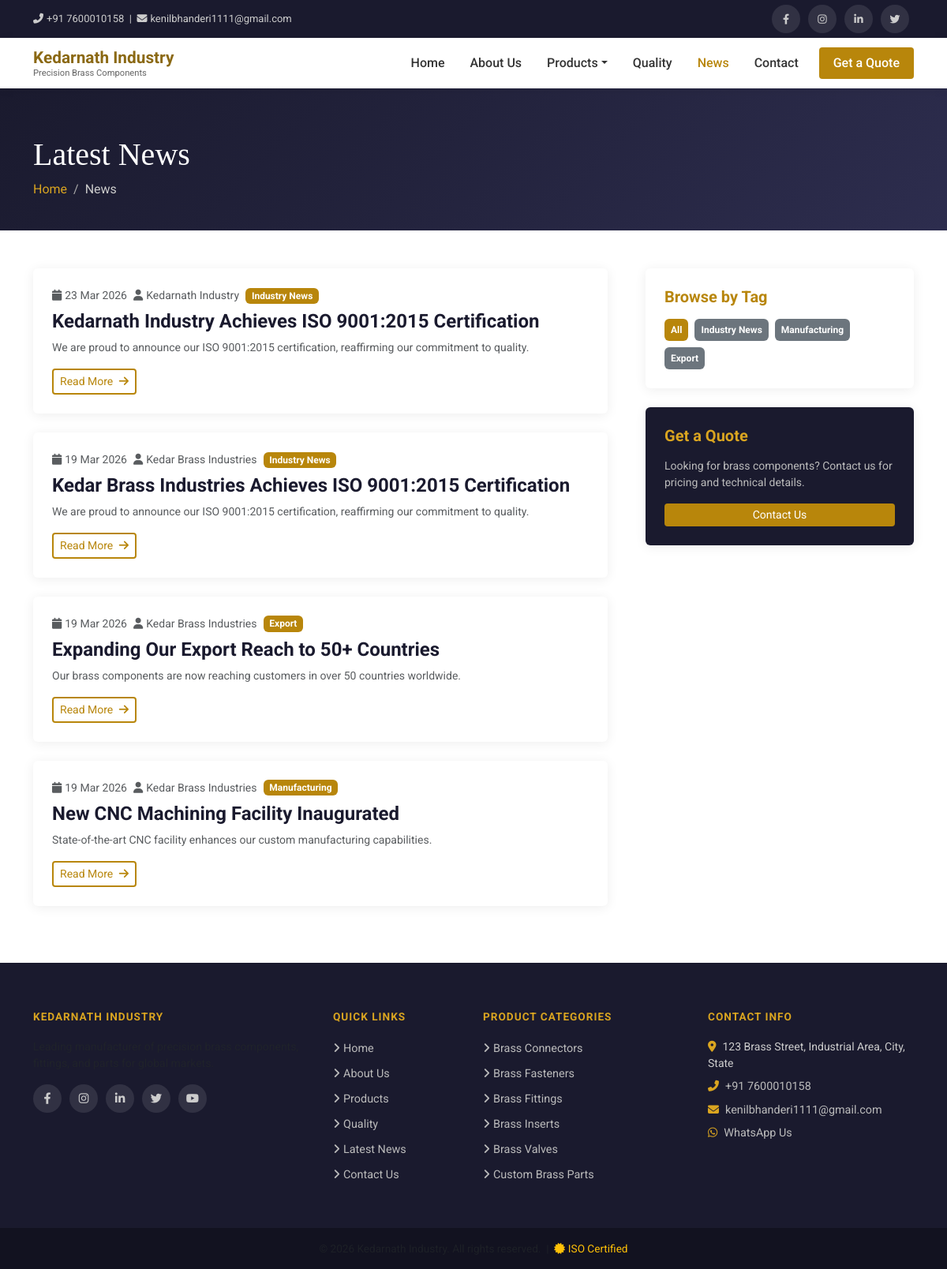
Screenshot of /blog/ with the database file from the repository.
### blog/models.py (models this page shows, shortened)
class Post(models.Model):
    title = models.CharField(max_length=300)
    slug = models.SlugField(unique=True, blank=True)
    excerpt = models.TextField(blank=True, help_text="Short summary shown in listings")
    content = models.TextField()
    featured_image = models.ImageField(upload_to='blog/', blank=True, null=True)
    tags = models.ManyToManyField(Tag, blank=True)
    author = models.CharField(max_length=100, default="Kedarnath Industry")
    is_published = models.BooleanField(default=False)
    published_at = models.DateTimeField(null=True, blank=True)
    created_at = models.DateTimeField(auto_now_add=True)
    updated_at = models.DateTimeField(auto_now=True)
    meta_description = models.TextField(blank=True)
    class Meta:
        ordering = ['-published_at']

class Tag(models.Model):
    name = models.CharField(max_length=100, unique=True)
    slug = models.SlugField(unique=True, blank=True)

### products/models.py (models this page shows, shortened)
class Category(models.Model):
    name = models.CharField(max_length=200)
    slug = models.SlugField(unique=True, blank=True)
    parent = models.ForeignKey(
        'self', null=True, blank=True,
        on_delete=models.SET_NULL, related_name='subcategories'
    )
    description = models.TextField(blank=True)
    image = models.ImageField(upload_to='categories/', blank=True, null=True)
    meta_description = models.TextField(blank=True)
    is_active = models.BooleanField(default=True)
    order = models.PositiveIntegerField(default=0)
    created_at = models.DateTimeField(auto_now_add=True)
    class Meta:
        ordering = ['order', 'name']
        verbose_name = "Category"
        verbose_name_plural = "Categories"

### blog/views.py (the view)
# urls.py: path('', views.post_list, name='blog_list'),
def post_list(request):
    tag_slug = request.GET.get('tag')
    posts = Post.objects.filter(is_published=True).order_by('-published_at')
    active_tag = None
    if tag_slug:
        active_tag = get_object_or_404(Tag, slug=tag_slug)
        posts = posts.filter(tags=active_tag)
    posts = posts[:10]  # Max 10 posts displayed
    tags = Tag.objects.all()
    return render(request, 'blog/post_list.html', {'posts': posts, 'tags': tags, 'active_tag': active_tag})

### core/context_processors.py (called while the page is built)
def site_settings(request):
    try:
        settings = SiteSettings.objects.get(pk=1)
    except SiteSettings.DoesNotExist:
        settings = None
    return {'site_settings': settings}

### products/context_processors.py (called while the page is built)
def nav_categories(request):
    categories = Category.objects.filter(parent=None, is_active=True).prefetch_related('subcategories')
    return {'nav_categories': categories}

### templates/blog/post_list.html (shortened to what this page needs)
{% extends 'base.html' %}
{% block content %}
<div class="page-header">
    <div class="container">
        <h1 class="mb-2">Latest News</h1>
        <nav aria-label="breadcrumb"><ol class="breadcrumb mb-0">
            <li class="breadcrumb-item"><a href="{% url 'home' %}">Home</a></li>
            <li class="breadcrumb-item active">News</li>
        </ol></nav>
    </div>
</div>
<section class="py-5">
    <div class="container">
        <div class="row g-5">
            <div class="col-lg-8">
                {% if posts %}
                {% for post in posts %}
                <div class="card mb-4 flex-md-row overflow-hidden">
                    <div class="card-body p-4">
                        <div class="d-flex align-items-center gap-2 mb-2 flex-wrap">
                            <small class="text-muted"><i class="fas fa-calendar me-1"></i>{{ post.published_at|date:"d M Y" }}</small>
                            <small class="text-muted"><i class="fas fa-user me-1"></i>{{ post.author }}</small>
                            {% for tag in post.tags.all %}<span class="badge badge-brass small">{{ tag.name }}</span>{% endfor %}
                        </div>
                        <h4 class="fw-bold mb-2">
                            <a href="{% url 'post_detail' post.slug %}" style="color:var(--dark);">{{ post.title }}</a>
                        </h4>
                        <p class="text-muted small">{{ post.excerpt|truncatechars:200 }}</p>
                        <a href="{% url 'post_detail' post.slug %}" class="btn btn-outline-brass btn-sm">Read More <i class="fas fa-arrow-right ms-1"></i></a>
                    </div>
                </div>
                {% endfor %}
                {% else %}
                <div class="text-center py-5">
                    <i class="fas fa-newspaper fa-4x mb-3" style="color:var(--brass);opacity:.3;"></i>
                    <p class="text-muted">No news posts published yet.</p>
                </div>
                {% endif %}
            </div>
            <div class="col-lg-4">
                {% if tags %}
                <div class="card p-4 mb-4">
                    <h5 class="fw-bold mb-3" style="color:var(--brass)">Browse by Tag</h5>
                    <div class="d-flex flex-wrap gap-2">
                        <a href="{% url 'blog_list' %}" class="badge {% if not active_tag %}badge-brass{% else %}bg-secondary{% endif %} text-decoration-none p-2">All</a>
                        {% for tag in tags %}
                        <a href="{% url 'blog_list' %}?tag={{ tag.slug }}" class="badge {% if active_tag == tag %}badge-brass{% else %}bg-secondary{% endif %} text-decoration-none p-2">{{ tag.name }}</a>
                        {% endfor %}
                    </div>
                </div>
                {% endif %}
                <div class="card p-4" style="background:var(--dark); color:#fff;">
                    <h5 class="fw-bold mb-3" style="color:var(--brass-light)">Get a Quote</h5>
                    <p class="small" style="color:#bbb;">Looking for brass components? Contact us for pricing and technical details.</p>
                    <a href="{% url 'contact' %}" class="btn btn-brass btn-sm">Contact Us</a>
                </div>
            </div>
        </div>
    </div>
</section>
{% endblock %}

### templates/base.html (shortened to what this page needs)
{% load static %}
<!DOCTYPE html>
<html lang="en">
<head>
    {% load static %}
    <!DOCTYPE html>
    <html lang="en">
    <head>
        <link href="https://cdn.jsdelivr.net/npm/bootstrap@5.3.0/dist/css/bootstrap.min.css" rel="stylesheet">
        <link rel="stylesheet" href="https://cdnjs.cloudflare.com/ajax/libs/font-awesome/6.4.0/css/all.min.css">
    </head>
    <body>
    <div class="topbar d-none d-md-block">
        <div class="container">
            <div class="d-flex justify-content-between align-items-center">
                <div>
                    <a href="tel:+917600010158"><i class="fas fa-phone-alt me-1"></i>+91 7600010158</a>
                    &nbsp;|&nbsp;
                    <a href="mailto:kenilbhanderi1111@gmail.com"><i class="fas fa-envelope me-1"></i>kenilbhanderi1111@gmail.com</a>
                </div>
                <div class="social-icons" style="display:flex; gap:4px;">
                    <a href="https://facebook.com" target="_blank"><i class="fab fa-facebook-f"></i></a>
                    <a href="https://instagram.com" target="_blank"><i class="fab fa-instagram"></i></a>
                    <a href="https://linkedin.com" target="_blank"><i class="fab fa-linkedin-in"></i></a>
                    <a href="https://twitter.com" target="_blank"><i class="fab fa-twitter"></i></a>
                </div>
            </div>
        </div>
    </div>
    <nav class="navbar navbar-expand-lg sticky-top">
        <div class="container">
            <a class="navbar-brand d-flex align-items-center gap-2" href="{% url 'home' %}">
                <span>
                    Kedarnath Industry
                    <small>Precision Brass Components</small>
                </span>
            </a>
            <div class="collapse navbar-collapse" id="mainNav">
                <ul class="navbar-nav ms-auto align-items-lg-center gap-1">
                    <li class="nav-item"><a class="nav-link {% if request.resolver_match.url_name == 'home' %}active{% endif %}" href="{% url 'home' %}">Home</a></li>
                    <li class="nav-item"><a class="nav-link {% if request.resolver_match.url_name == 'about' %}active{% endif %}" href="{% url 'about' %}">About Us</a></li>
                    <li class="nav-item dropdown">
                        <a class="nav-link dropdown-toggle {% if 'product' in request.resolver_match.url_name %}active{% endif %}" href="#" data-bs-toggle="dropdown">Products</a>
                    </li>
                    <li class="nav-item"><a class="nav-link {% if request.resolver_match.url_name == 'quality' %}active{% endif %}" href="{% url 'quality' %}">Quality</a></li>
                    <li class="nav-item"><a class="nav-link {% if 'blog' in request.resolver_match.url_name %}active{% endif %}" href="{% url 'blog_list' %}">News</a></li>
                    <li class="nav-item"><a class="nav-link {% if request.resolver_match.url_name == 'contact' %}active{% endif %}" href="{% url 'contact' %}">Contact</a></li>
                    <li class="nav-item ms-2">
                        <a class="nav-link btn-inquiry" href="{% url 'contact' %}">Get a Quote</a>
                    </li>
                </ul>
            </div>
        </div>
    </nav>
    {% block content %}{% endblock %}
    <footer>
        <div class="container">
            <div class="row g-4">
                <div class="col-lg-4 col-md-6">
                    <h5>Kedarnath Industry</h5>
                    <p class="text-muted small">Leading manufacturer of precision brass components, fittings, and parts for global markets.</p>
                    <div class="social-icons mt-3">
                        <a href="https://facebook.com" target="_blank"><i class="fab fa-facebook-f"></i></a>
                        <a href="https://instagram.com" target="_blank"><i class="fab fa-instagram"></i></a>
                        <a href="https://linkedin.com" target="_blank"><i class="fab fa-linkedin-in"></i></a>
                        <a href="https://twitter.com" target="_blank"><i class="fab fa-twitter"></i></a>
                        <a href="https://youtube.com" target="_blank"><i class="fab fa-youtube"></i></a>
                    </div>
                </div>
                <div class="col-lg-2 col-md-6">
                    <h5>Quick Links</h5>
                    <ul class="list-unstyled">
                        <li><a href="{% url 'home' %}"><i class="fas fa-angle-right me-1"></i>Home</a></li>
                        <li><a href="{% url 'about' %}"><i class="fas fa-angle-right me-1"></i>About Us</a></li>
                        <li><a href="{% url 'product_list' %}"><i class="fas fa-angle-right me-1"></i>Products</a></li>
                        <li><a href="{% url 'quality' %}"><i class="fas fa-angle-right me-1"></i>Quality</a></li>
                        <li><a href="{% url 'blog_list' %}"><i class="fas fa-angle-right me-1"></i>Latest News</a></li>
                        <li><a href="{% url 'contact' %}"><i class="fas fa-angle-right me-1"></i>Contact Us</a></li>
                    </ul>
                </div>
                <div class="col-lg-3 col-md-6">
                    <h5>Product Categories</h5>
                    <ul class="list-unstyled">
                        {% for category in nav_categories %}
                        <li><a href="{% url 'category_detail' category.slug %}"><i class="fas fa-angle-right me-1"></i>{{ category.name }}</a></li>
                        {% empty %}
                        <li><span class="text-muted">No categories available</span></li>
                        {% endfor %}
                    </ul>
                </div>
                <div class="col-lg-3 col-md-6">
                    <h5>Contact Info</h5>
                    <ul class="list-unstyled small">
                        <li class="mb-2"><i class="fas fa-map-marker-alt me-2" style="color:var(--brass-light)"></i>123 Brass Street, Industrial Area, City, State</li>
                        <li class="mb-2"><i class="fas fa-phone-alt me-2" style="color:var(--brass-light)"></i><a href="tel:+917600010158">+91 7600010158</a></li>
                        <li class="mb-2"><i class="fas fa-envelope me-2" style="color:var(--brass-light)"></i><a href="mailto:kenilbhanderi1111@gmail.com">kenilbhanderi1111@gmail.com</a></li>
                        <li class="mb-2"><i class="fab fa-whatsapp me-2" style="color:var(--brass-light)"></i><a href="https://wa.me/917600010158" target="_blank">WhatsApp Us</a></li>
                    </ul>
                </div>
            </div>
        </div>
        <div class="footer-bottom text-center">
            <div class="container">
                <p class="mb-0 text-muted">
                    &copy; {% now "Y" %} Kedarnath Industry. All rights reserved.
                    &nbsp;|&nbsp; <span class="text-warning"><i class="fas fa-certificate me-1"></i>ISO Certified</span>
                </p>
            </div>
        </div>
    </footer>
    </body>
</html>

### templates/base.html (style rules this page uses)
:root { --brass: #B8860B; --brass-light: #DAA520; --brass-dark: #8B6914; --dark: #1a1a2e; --text-muted: #6c757d; }
body { font-family: 'Roboto', sans-serif; color: #333; }
a { text-decoration: none; }
.topbar { background: var(--dark); color: #ccc; font-size: 13px; padding: 6px 0; }
.topbar a { color: #ccc; }
.navbar { background: #fff; box-shadow: 0 2px 10px rgba(0,0,0,.08); }
.navbar-brand span { font-size: 1.3rem; font-weight: 700; color: var(--brass-dark); line-height: 1.2; }
.navbar-brand small { display: block; font-size: .7rem; color: #666; font-weight: 400; }
.nav-link { font-weight: 500; color: #333 !important; padding: 8px 14px !important; }
.nav-link:hover, .nav-link.active { color: var(--brass) !important; }
.btn-inquiry { background: var(--brass); color: #fff !important; border-radius: 4px; padding: 8px 18px !important; transition: background .2s; }
.page-header { background: linear-gradient(135deg, var(--dark) 0%, #2d2d4e 100%); color: #fff; padding: 60px 0 40px; }
.page-header h1 { font-family: 'Playfair Display', serif; }
.breadcrumb-item + .breadcrumb-item::before { color: #aaa; }
.breadcrumb-item a { color: var(--brass-light); }
.breadcrumb-item.active { color: #ccc; }
footer { background: var(--dark); color: #ccc; padding-top: 60px; }
footer h5 { color: var(--brass-light); font-weight: 700; margin-bottom: 20px; text-transform: uppercase; font-size: .85rem; letter-spacing: 1px; }
footer a { color: #bbb; font-size: .9rem; }
footer ul li { margin-bottom: 8px; }
.footer-bottom { background: rgba(0,0,0,.3); padding: 16px 0; margin-top: 40px; font-size: .85rem; }
.social-icons a { display: inline-flex; align-items: center; justify-content: center; width: 36px; height: 36px; border-radius: 50%; background: rgba(255,255,255,.1); color: #ccc; margin-right: 6px; transition: all .2s; }
.btn-brass { background: var(--brass); color: #fff; border: none; }
.btn-outline-brass { border: 2px solid var(--brass); color: var(--brass); background: transparent; }
.card { border: none; box-shadow: 0 2px 15px rgba(0,0,0,.07); transition: transform .2s, box-shadow .2s; }
.badge-brass { background: var(--brass); color: #fff; }

### rows the page displays
Post: published_at "23 Mar 2026", author "Kedarnath Industry", title "Kedarnath Industry Achieves ISO 9001:2015 Certification", excerpt "We are proud to announce our ISO 9001:2015 certification, reaffirming our commitment to quality."
Tag: name "Industry News"
Post: published_at "19 Mar 2026", author "Kedar Brass Industries", title "Kedar Brass Industries Achieves ISO 9001:2015 Certification", excerpt "We are proud to announce our ISO 9001:2015 certification, reaffirming our commitment to quality."
Post: published_at "19 Mar 2026", author "Kedar Brass Industries", title "Expanding Our Export Reach to 50+ Countries", excerpt "Our brass components are now reaching customers in over 50 countries worldwide."
Tag: name "Export"
Post: published_at "19 Mar 2026", author "Kedar Brass Industries", title "New CNC Machining Facility Inaugurated", excerpt "State-of-the-art CNC facility enhances our custom manufacturing capabilities."
Tag: name "Manufacturing"
Category: name "Brass Connectors"
Category: name "Brass Fasteners"
Category: name "Brass Fittings"
Category: name "Brass Inserts"
Category: name "Brass Valves"
Category: name "Custom Brass Parts"
